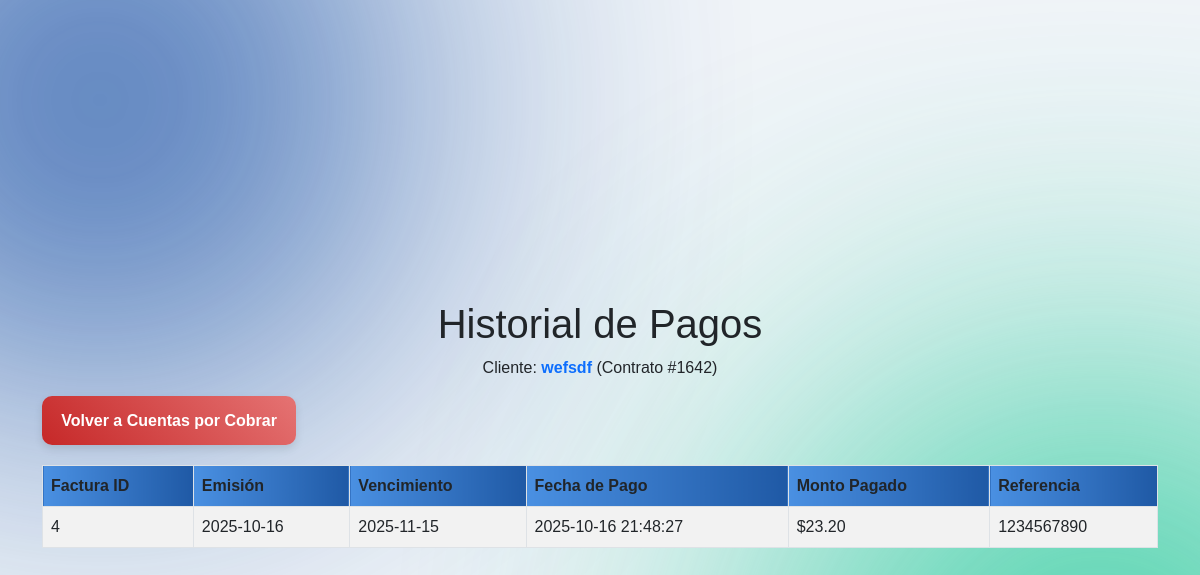
The app's page /paginas/principal/historial_pagos.php?id=1642 with its own data.
### tables this page shows
CREATE TABLE `cuentas_por_cobrar` (
  `id_cobro` int(11) NOT NULL,
  `id_contrato` int(11) NOT NULL COMMENT 'FK a la tabla contratos',
  `fecha_emision` date NOT NULL,
  `fecha_vencimiento` date NOT NULL,
  `monto_total` decimal(10,2) NOT NULL COMMENT 'Monto final a pagar',
  `estado` enum('PENDIENTE','PAGADO','VENCIDO','CANCELADO') NOT NULL DEFAULT 'PENDIENTE',
  `fecha_pago` datetime DEFAULT NULL,
  `referencia_pago` varchar(100) DEFAULT NULL,
  `created_at` timestamp NOT NULL DEFAULT current_timestamp(),
  `id_plan_cobrado` int(11) DEFAULT NULL COMMENT 'FK del Plan facturado en el momento de la emisión'
);

CREATE TABLE `contratos` (
  `id` int(11) NOT NULL,
  `ip` varchar(20) NOT NULL COMMENT 'Dirección IP asignada al cliente (IPv4)',
  `cedula` varchar(20) NOT NULL COMMENT 'Cédula o ID del cliente',
  `nombre_completo` varchar(150) NOT NULL COMMENT 'Nombre completo del titular del contrato',
  `id_municipio` int(11) NOT NULL COMMENT 'FK de la tabla municipio',
  `id_parroquia` int(11) NOT NULL COMMENT 'FK de la tabla parroquia',
  `id_comunidad` int(11) NOT NULL,
  `id_plan` int(11) NOT NULL COMMENT 'FK de la tabla planes',
  `id_vendedor` int(11) NOT NULL COMMENT 'FK de la tabla vendedores',
  `direccion` varchar(150) NOT NULL COMMENT 'Dirección detallada de instalación',
  `telefono` varchar(50) NOT NULL COMMENT 'Número de teléfono de contacto',
  `correo` varchar(100) DEFAULT NULL COMMENT 'Correo electrónico de contacto (Opcional)',
  `fecha_instalacion` date NOT NULL DEFAULT '2025-10-01',
  `ident_caja_nap` varchar(50) NOT NULL COMMENT 'Identificador físico de la Caja NAP/Splitter',
  `puerto_nap` varchar(10) NOT NULL COMMENT 'Puerto utilizado en la Caja NAP',
  `num_presinto_odn` varchar(50) NOT NULL COMMENT 'Número del Hilo de Fibra o Presinto ODN',
  `id_olt` int(11) NOT NULL,
  `id_pon` int(11) NOT NULL COMMENT 'Identificador Serial PON del equipo del cliente (ONT/Router)',
  `estado` varchar(20) NOT NULL DEFAULT 'ACTIVO' COMMENT 'Estado actual del contrato: ACTIVO, INACTIVO, SUSPENDIDO, etc.'
);

### paginas/principal/historial_pagos.php (the view, shortened to what this page needs)
<?php
require_once 'conexion.php';
$id_contrato = (int)$_GET['id'];
$nombre_cliente = "Cliente Desconocido";
$sql = "
    SELECT
        cxc.id_cobro,
        cxc.fecha_emision,
        cxc.fecha_vencimiento,
        cxc.monto_total,
        cxc.fecha_pago,
        cxc.referencia_pago,
        co.nombre_completo
    FROM cuentas_por_cobrar cxc
    JOIN contratos co ON cxc.id_contrato = co.id
    WHERE cxc.id_contrato = ?
    AND cxc.estado = 'PAGADO'
    ORDER BY cxc.fecha_pago DESC
";
$stmt = $conn->prepare($sql);
$stmt->bind_param("i", $id_contrato);
$stmt->execute();
$resultado = $stmt->get_result();
$pagos = [];
if ($resultado->num_rows > 0) {
    $pagos = $resultado->fetch_all(MYSQLI_ASSOC);
    $nombre_cliente = $pagos[0]['nombre_completo'];
}
?>
<!DOCTYPE html>
<html lang="es">
<head>
    <link href="../../css/bootstrap.min.css" rel="stylesheet">
    <link href="../../css/style3.css" rel="stylesheet">
    <link href="../../css/style4.css" rel="stylesheet">
</head>
<body>
<div class="container mt-5">
    <h1 class="text-center pt-3 texto_modificado">Historial de Pagos</h1>
    <p class="text-center">Cliente: <strong class="text-primary"><?php echo htmlspecialchars($nombre_cliente); ?></strong> (Contrato #<?php echo $id_contrato; ?>)</p>
    <div style="margin-bottom: 20px;">
        <a href="gestion_cobros.php?maintenance_done=1" class="btn btn-secondary">Volver a Cuentas por Cobrar</a>
    </div>
    <div class="table-responsive">
        <table id="tablaHistorial" class="table table-striped table-bordered">
            <thead>
                <tr>
                    <th>Factura ID</th>
                    <th>Emisión</th>
                    <th>Vencimiento</th>
                    <th>Fecha de Pago</th>
                    <th>Monto Pagado</th>
                    <th>Referencia</th>
                </tr>
            </thead>
            <tbody>
                <?php if (!empty($pagos)): ?>
                    <?php foreach ($pagos as $fila): ?>
                    <tr>
                        <td><?php echo htmlspecialchars($fila['id_cobro']); ?></td>
                        <td><?php echo htmlspecialchars($fila['fecha_emision']); ?></td>
                        <td><?php echo htmlspecialchars($fila['fecha_vencimiento']); ?></td>
                        <td><?php echo htmlspecialchars($fila['fecha_pago']); ?></td>
                        <td>$<?php echo number_format($fila['monto_total'], 2); ?></td>
                        <td><?php echo htmlspecialchars($fila['referencia_pago']); ?></td>
                    </tr>
                    <?php endforeach; ?>
                <?php else: ?>
                    <tr>
                        <td colspan="6" class="text-center">No se encontraron pagos registrados para este cliente.</td>
                    </tr>
                <?php endif; ?>
            </tbody>
        </table>
    </div>
</div>
</body>
</html>

### css/style3.css (style rules this page uses)
body { background-color: #f0f4f8; font-family: Arial, sans-serif; display: flex; justify-content: center; align-items: center; min-height: 100vh; margin: 0; overflow-x: hidden; position: relative; z-index: 1; }
body::before, body::after { content: ''; position: fixed; border-radius: 50%; z-index: -1; filter: blur(150px); opacity: 0.8; animation: blob-move 20s infinite alternate cubic-bezier(0.68, -0.55, 0.265, 1.55); }
body::before { background: #0d47a1; width: 600px; height: 600px; top: -200px; left: -200px; }
body::after { background: #20c997; width: 700px; height: 700px; bottom: -250px; right: -250px; animation-delay: -10s; }
.btn { display: inline-block; padding: 0.8em 1.5em; border-radius: 10px; cursor: pointer; font-size: 1em; font-weight: bold; text-decoration: none; transition: all 0.3s cubic-bezier(0.175, 0.885, 0.32, 1.275); box-shadow: 0 4px 8px rgba(0, 0, 0, 0.1); border: none; }
.btn-secondary { background: linear-gradient(45deg, #c62828, #e57373); color: white; border: none; }

### css/style4.css (style rules this page uses)
body { background-color: #f0f4f8; font-family: Arial, sans-serif; margin: 0; overflow-x: hidden; position: relative; z-index: 1; }
body::before, body::after { content: ''; position: fixed; border-radius: 50%; z-index: -1; filter: blur(150px); opacity: 0.8; animation: blob-move 20s infinite alternate cubic-bezier(0.68, -0.55, 0.265, 1.55); }
body::before { background: #0d47a1; width: 600px; height: 600px; top: -200px; left: -200px; }
body::after { background: #20c997; width: 700px; height: 700px; bottom: -250px; right: -250px; animation-delay: -10s; }
table { width: 100%; border-collapse: collapse; box-shadow: none; }
th, td { padding: 12px 15px; text-align: left; border-bottom: 1px solid rgba(192, 209, 230, 0.6); }
th { background: linear-gradient(90deg, #4A90E2, #1F59A5); color: white; }
.btn { display: inline-block; padding: 0.8em 1.2em; border-radius: 10px; font-size: 1em; font-weight: bold; text-decoration: none; transition: all 0.3s cubic-bezier(0.175, 0.885, 0.32, 1.275); box-shadow: 0 4px 8px rgba(0, 0, 0, 0.1); border: none; }
.table td, .table th { padding-top: 8px !important; padding-bottom: 8px !important; vertical-align: middle; }

### records on screen
cuentas_por_cobrar: id_contrato.nombre_completo "wefsdf", id_cobro "4", fecha_emision "2025-10-16", fecha_vencimiento "2025-11-15", fecha_pago "2025-10-16 21:48:27", monto_total "23.20", referencia_pago "1234567890"

### other values on screen
$id_contrato "1642"
